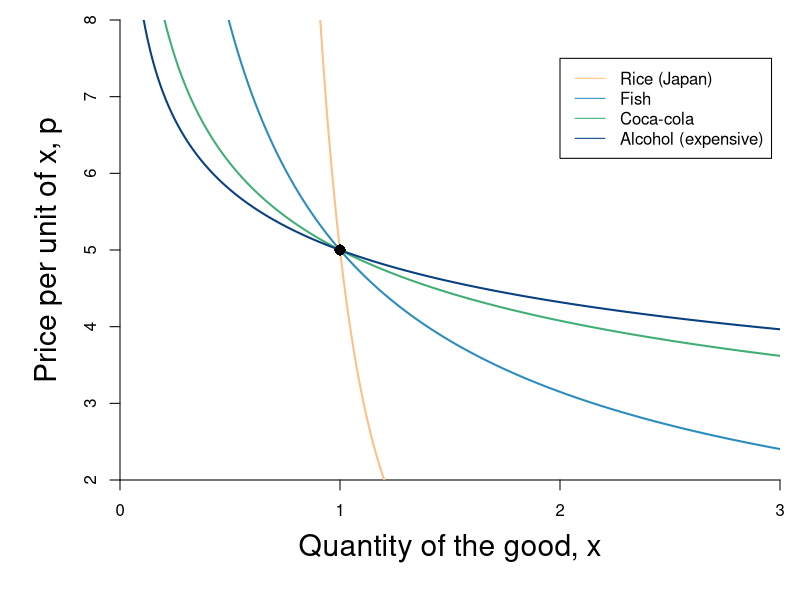

R code for this plot:
require(shape)
require(ggplot2)
#pdf(file = "property_psp1_offerSTEP1.pdf", width = 9, height = 7)
#pdf(file = "property_psp1_offerSTEP2.pdf", width = 9, height = 7)
#pdf(file = "property_psp1_offerSTEP3.pdf", width = 9, height = 7)
#pdf(file = "property_psp1_offerSTEP4.pdf", width = 9, height = 7)
pdf(file = "indmarketdemand/elasticity_fig.pdf", width = 9, height = 7)

#Set parameters for graphics
pointsize <- 1.8
axislabelsize <- 1.8
labelsize <- 1.5
namesize <- 1.8
annotatesize <- 1.5
graphlinewidth <- 2
segmentlinewidth <- 1.5

COL <- c("#7fc97f", "#beaed4", "#fdc086", "#ffff99", "#386cb0", "#f0027f", "#bf5b17", "#666666")
COLA <- c("#99d8c9","#66c2a4","#41ae76", "#238b45", "#005824")
COLB <- c("#4eb3d3", "#2b8cbe", "#0868ac","#084081")

par(mar =  c(6, 6, 1, 1))
xlims <- c(0, 3)
ylims <- c(2, 8)
xlims2 <- c(10, 0)
ylims2 <- c(15, 0)

elasticity1 <- function(x, A, b ) {
  A*x^(1/b)
}

plot(0, 0, xlim = xlims, ylim = ylims, type = "n",
     xlab = "Quantity of the good, x",
     ylab = "Price per unit of x, p", 
     xaxt = "n", 
     yaxt = "n", 
     cex.lab = axislabelsize, 
     bty = "n",
     xaxs="i", 
     yaxs="i")

ticksy <- seq(from = 0, to = 15, by = 1)
ylabels <- seq(from = 0, to = 15, by = 1)
ticksx <- seq(from = 0, to = 10, by = 1)
xlabels <- seq(from = 0, to = 10, by = 1)
axis(1, at = ticksx, pos = 2, labels = xlabels)
axis(2, at = ticksy, pos = 0, labels = ylabels, las = 0)


npts <- 500 
npts2 <- 501

#Specify the sequences of points for graphing. 
xx1 <- seq(xlims[1], xlims[2], length.out = npts)
yy1 <- elasticity1(xx1, A = 5, b = -0.2)
xx2 <- seq(xlims[1], xlims[2], length.out = npts)
yy2 <- elasticity1(xx2, A = 5, b = -1.5)
xx3 <- seq(xlims[1], xlims[2], length.out = npts)
yy3 <- elasticity1(xx3, A = 5, b = -3.4)
xx4 <- seq(xlims[1], xlims[2], length.out = npts)
yy4 <- elasticity1(xx4, A = 5, b = -4.74)

lines(xx1,yy1, col = COL[3], lwd = graphlinewidth)
lines(xx2,yy2, col = COLB[2], lwd = graphlinewidth)
lines(xx3,yy3, col = COLA[3], lwd = graphlinewidth)
lines(xx4,yy4, col = COLB[4], lwd = graphlinewidth)

points(1, 5, pch = 16, col = "black", cex = 1.5)

legend(2, 7.5, legend=c("Rice (Japan)", "Fish","Coca-cola","Alcohol (expensive)"),
       col=c(COL[3], COLB[2],COLA[3],COLB[4]), lty=1, cex=1)

dev.off()
